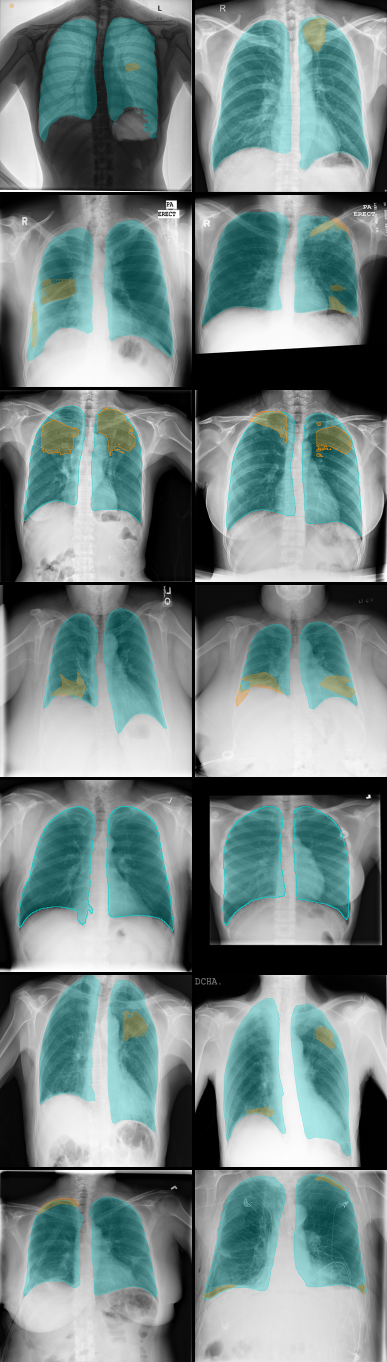
#> input picture sample_grid.png, 774 x 2724 px (shown at 1/2 size)
$ python -i build_readme_grid.py   (imports and definitions only)
#> lines starting #> are read from the running program, lines starting #| are printed output that depends on the picture
"""Text-free sample grid for the GitHub README: 2 examples per source (6
sources x 2 = 12 cells), each the preprocessed image with its organ-region
mask (cyan fill, uniform across all 6 zones, outlined both around the
lung silhouette and along every zone-to-zone boundary so the 6-zone split
is visible) and, where a disease label exists, the union of its disease
masks (orange outline + low-opacity orange fill, all classes merged to
one color). No captions, labels, or axes anywhere in the output image
itself.
"""
from __future__ import annotations

import csv
from pathlib import Path

import numpy as np
from PIL import Image
from skimage.morphology import dilation, erosion, footprint_rectangle
from tqdm import tqdm

TIMIKA_ROOT = Path(r"E:\dataset\timika-30k")
DISEASE_MANIFEST = TIMIKA_ROOT / "labels" / "disease" / "manifest.csv"
OUT_PATH = Path(r"C:\research\research-cxr-timika\repo\timika30k_dataset\sample_grid.png")

SOURCES = ("shenzhen", "montgomery", "tbx11k", "chestxdet", "caaxr", "siimacr")
CYAN = np.array([0, 210, 210], dtype=np.float32)
ORANGE = np.array([255, 140, 0], dtype=np.float32)
FILL_ALPHA = 0.28
THUMB = 384
GAP = 6


# [96 lines left out: functions load_gray_rgb, line_width_for, overlay, overlay_zones, pick_examples, as_png and 1 more, not called in this run]


def build_cell(image_rel: Path) -> np.ndarray:
    rgb = load_gray_rgb(TIMIKA_ROOT / image_rel)
    h, w = rgb.shape[:2]
    line_width = line_width_for((h, w))

    source_rel = as_png(image_rel.relative_to(Path("data") / image_rel.parts[1]))
    organ_path = TIMIKA_ROOT / "labels" / "organ_region" / image_rel.parts[1] / source_rel
    if organ_path.exists():
        zone_id = np.array(Image.open(organ_path))
        if zone_id.shape == (h, w):
            rgb = overlay_zones(rgb, zone_id, CYAN, line_width)

    disease = disease_union_mask(image_rel, (h, w))
    rgb = overlay(rgb, disease, ORANGE, line_width)

    return np.array(Image.fromarray(rgb).resize((THUMB, THUMB)))


# [33 lines left out: function main, not called in this run]


# [2 lines not run here, left out]

>>> import cv2
>>> picture = cv2.imread('../../../sample_grid.png', cv2.IMREAD_GRAYSCALE)
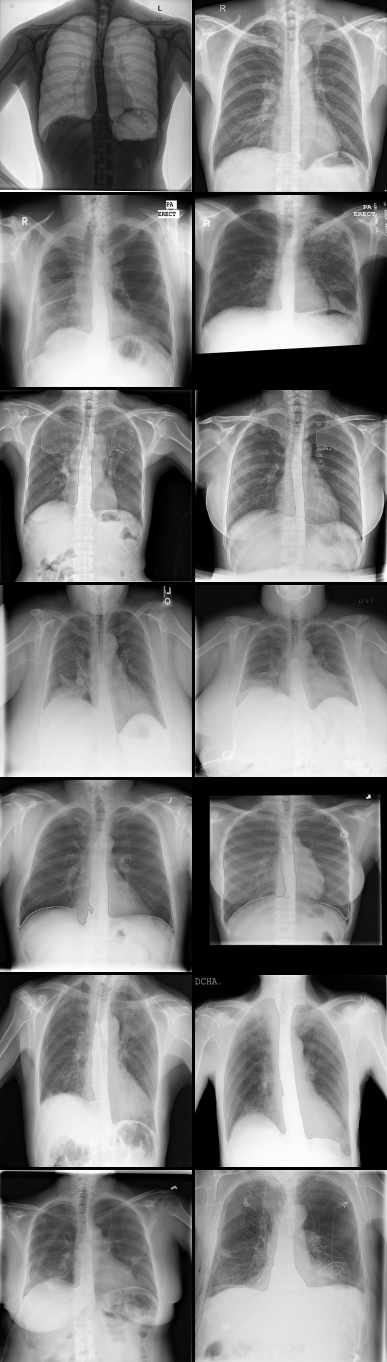
#> picture: shape (2724, 774) (shown at 1/2 size); min 0, max 255, mean 130.1
#> (the run stopped early here; a loop or call above may not have finished)
